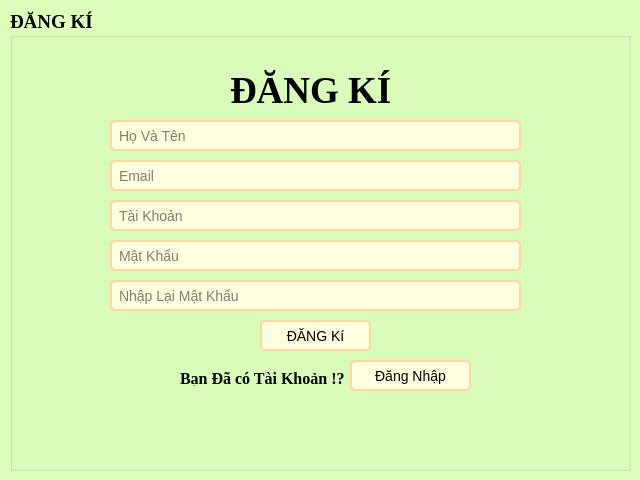
<?xml version="1.0" encoding="UTF-8"?>
<ui version="4.0">
 <class>DangKi</class>
 <widget class="QWidget" name="DangKi">
  <property name="geometry">
   <rect>
    <x>0</x>
    <y>0</y>
    <width>640</width>
    <height>480</height>
   </rect>
  </property>
  <property name="windowTitle">
   <string>Đăng Kí</string>
  </property>
  <property name="styleSheet">
   <string notr="true">
/* Main Widget Background */
QWidget#DangKi {
    background-color: #DDFFBC;
}

/* LineEdit Styles */
QLineEdit {
    border: 2px solid #FFD79A;
    border-radius: 5px;
    padding: 5px;
    background-color: #FEFFDE;
    font-size: 14px;
}

QLineEdit:focus {
    border: 2px solid #0078d7;
}

/* PushButton Styles */
QPushButton {
    border: 2px solid #FFD79A;
    border-radius: 5px;
    padding: 5px 15px;
    background-color: #FEFFDE;
    color: #000000;
    font-size: 14px;
}

QPushButton:hover {
    background-color: #FFD79A;
}

QPushButton:pressed {
    background-color: #004494;
}

/* TableWidget Styles */
QTableWidget {
    border: 2px solid #c4c4c4;
    border-radius: 5px;
    font-size: 14px;
}

QHeaderView::section {
    background-color: #FFFAC0;
    color: #9DE6E8;
    padding: 5px;
    border: 1px solid #c4c4c4;
}

QTableWidget::item {
    padding: 5px;
}

QTableWidget::item:selected {
    background-color: #FFD79A;
    color: #FFFAC0;
}

QTableWidget::item:hover {
    background-color: #FFD79A;
}

/* ScrollBar Styles */
QScrollBar:vertical {
    border: none;
    background: #f0f0f0;
    width: 12px;
    margin: 15px 0 15px 0;
}

QScrollBar::handle:vertical {
    background: #c4c4c4;
    min-height: 20px;
    border-radius: 5px;
}

QScrollBar::add-line:vertical,
QScrollBar::sub-line:vertical {
    height: 0;
}

QScrollBar::add-page:vertical,
QScrollBar::sub-page:vertical {
    background: none;
}

/* QDateEdit Styles */
QDateEdit {
    border: 2px solid #FFD79A;
    border-radius: 5px;
    padding: 5px;
    background-color: #FEFFDE;
    font-size: 14px;
}

QDateEdit:focus {
    border: 2px solid #0078d7;
}

/* ComboBox Styles */
QComboBox {
    border: 2px solid #FFD79A;
    border-radius: 5px;
    padding: 5px;
    background-color: #FEFFDE;
    font-size: 14px;
    min-width: 6em;
}

QComboBox:focus {
    border: 2px solid #0078d7;
}

QComboBox::drop-down {
    border: none;
}

QComboBox::down-arrow {
    image: url(down_arrow.png); /* Thay đổi icon mũi tên nếu cần */
}

QComboBox::down-arrow:on {
    top: 1px;
    left: 1px;
}

QComboBox QAbstractItemView {
    border: 2px solid #FFD79A;
    border-radius: 5px;
    background-color: #FEFFDE;
    font-size: 14px;
    selection-background-color: #FFD79A;
}

/* TabWidget Styles */
QTabWidget::pane {
    border: 2px solid #FFD79A;
    border-radius: 5px;
    background-color: #FEFFDE;
    padding: 10px;
}

QTabBar::tab {
    background: #FFD79A;
    border: 2px solid #FFD79A;
    border-radius: 5px;
    padding: 10px;
    font-size: 14px;
    min-width: 100px;
}

QTabBar::tab:selected {
    background: #9DE6E8;
    color: #000000;
}

QTabBar::tab:!selected {
    background: #FEFFDE;
    color: #9DE6E8;
}

QTabBar::tab:hover {
    background: #9DE6E8;
    color: #FFFFFF;
}

QTabBar::tab:top:selected {
    border-bottom-color: none;
}

QTabBar::tab:bottom:selected {
    border-top-color: none;
}

QTabBar::tab:left:selected {
    border-right-color: none;
}

QTabBar::tab:right:selected {
    border-left-color: none;
}
/* PlainTextEdit Styles */
QPlainTextEdit {
    border: 2px solid #FFD79A;
    border-radius: 5px;
    padding: 5px;
    background-color: #FEFFDE;
    font-size: 13pt; /* Tăng cỡ chữ lên 16pt */
    color: #000000; /* Màu chữ đen */
}

QPlainTextEdit:focus {
    border: 2px solid #0078d7;
}</string>
  </property>
  <widget class="QGroupBox" name="groupBox">
   <property name="geometry">
    <rect>
     <x>10</x>
     <y>10</y>
     <width>621</width>
     <height>461</height>
    </rect>
   </property>
   <property name="font">
    <font>
     <family>Times New Roman</family>
     <pointsize>14</pointsize>
     <bold>true</bold>
    </font>
   </property>
   <property name="title">
    <string>ĐĂNG KÍ</string>
   </property>
   <widget class="QLineEdit" name="hovaten">
    <property name="geometry">
     <rect>
      <x>100</x>
      <y>110</y>
      <width>411</width>
      <height>31</height>
     </rect>
    </property>
    <property name="placeholderText">
     <string>Họ Và Tên</string>
    </property>
   </widget>
   <widget class="QLineEdit" name="Taikhoan">
    <property name="geometry">
     <rect>
      <x>100</x>
      <y>190</y>
      <width>411</width>
      <height>31</height>
     </rect>
    </property>
    <property name="placeholderText">
     <string>Tài Khoản</string>
    </property>
   </widget>
   <widget class="QPushButton" name="btn_dk_to_dn">
    <property name="geometry">
     <rect>
      <x>340</x>
      <y>350</y>
      <width>121</width>
      <height>31</height>
     </rect>
    </property>
    <property name="text">
     <string>Đăng Nhập</string>
    </property>
   </widget>
   <widget class="QLineEdit" name="matkhau">
    <property name="geometry">
     <rect>
      <x>100</x>
      <y>230</y>
      <width>411</width>
      <height>31</height>
     </rect>
    </property>
    <property name="placeholderText">
     <string>Mật Khẩu</string>
    </property>
   </widget>
   <widget class="QLabel" name="label">
    <property name="geometry">
     <rect>
      <x>170</x>
      <y>360</y>
      <width>181</width>
      <height>16</height>
     </rect>
    </property>
    <property name="font">
     <font>
      <family>Times New Roman</family>
      <pointsize>12</pointsize>
      <bold>true</bold>
     </font>
    </property>
    <property name="text">
     <string>Bạn Đã có Tài Khoản !?</string>
    </property>
   </widget>
   <widget class="QLineEdit" name="nhaplaimatkhau">
    <property name="geometry">
     <rect>
      <x>100</x>
      <y>270</y>
      <width>411</width>
      <height>31</height>
     </rect>
    </property>
    <property name="placeholderText">
     <string>Nhập Lại Mật Khẩu</string>
    </property>
   </widget>
   <widget class="QPushButton" name="btn_dk">
    <property name="geometry">
     <rect>
      <x>250</x>
      <y>310</y>
      <width>111</width>
      <height>31</height>
     </rect>
    </property>
    <property name="text">
     <string>ĐĂNG Kí</string>
    </property>
   </widget>
   <widget class="QLabel" name="label_2">
    <property name="geometry">
     <rect>
      <x>220</x>
      <y>60</y>
      <width>161</width>
      <height>41</height>
     </rect>
    </property>
    <property name="font">
     <font>
      <family>Times New Roman</family>
      <pointsize>28</pointsize>
      <bold>true</bold>
     </font>
    </property>
    <property name="text">
     <string>ĐĂNG KÍ</string>
    </property>
   </widget>
   <widget class="QLineEdit" name="email">
    <property name="geometry">
     <rect>
      <x>100</x>
      <y>150</y>
      <width>411</width>
      <height>31</height>
     </rect>
    </property>
    <property name="placeholderText">
     <string>Email</string>
    </property>
   </widget>
  </widget>
 </widget>
 <resources/>
 <connections/>
</ui>
